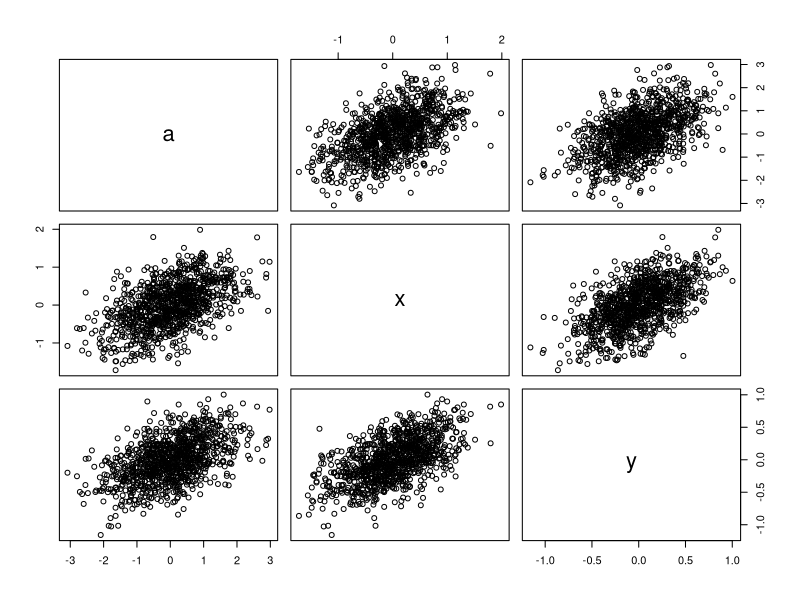

Write the R code that produced this figure.
library("dplyr")

#Set working directory first so you don't have to put in the full paths:
# - In RStudio:
#   -Session -> Set Working Directory -> To Source File Location

# Options
nBootstraps <- 1000

#Load and examine analysis data
d <- read.csv(file.path("data.csv"))
head(d)
pairs(d)

#Set up a table to hold the bootstrap results
results <- data.frame(bootstrapID=1:nBootstraps,
                      estimate=rep(NA,nBootstraps))

#Examine results
head(results)

#This is the analysis function you want to get a bootstrap estimate for:
model <- lm(y~a*x, data=d)
summary(model)
coefficients(model)
coefficients(model)[["a"]]

#The coefficient of interest estimated using the full data set is:
model_CI <- confint(model)["a",]
model_CI

#Bootstrapping loop
for(i in 1:nBootstraps){
  #Resample data sets of the same size as the original data, with replacement
  d_boot <- sample_n(d,nrow(d),replace=TRUE)

  #Estimate the model on the resampled data
  model_boot <- lm(y~a*x, data=d_boot)

  #The coefficient of interest is the one on a, so we pull it out and add it to the results table
  results[i,"estimate"] <- coefficients(model_boot)[["a"]]
}

#Look at summary of bootstrap results and get bootstrap 95% CI
summary(results)
quantile(results$estimate,probs=c(0.025,0.975))

#Compare to estimate output by model:
model_CI
